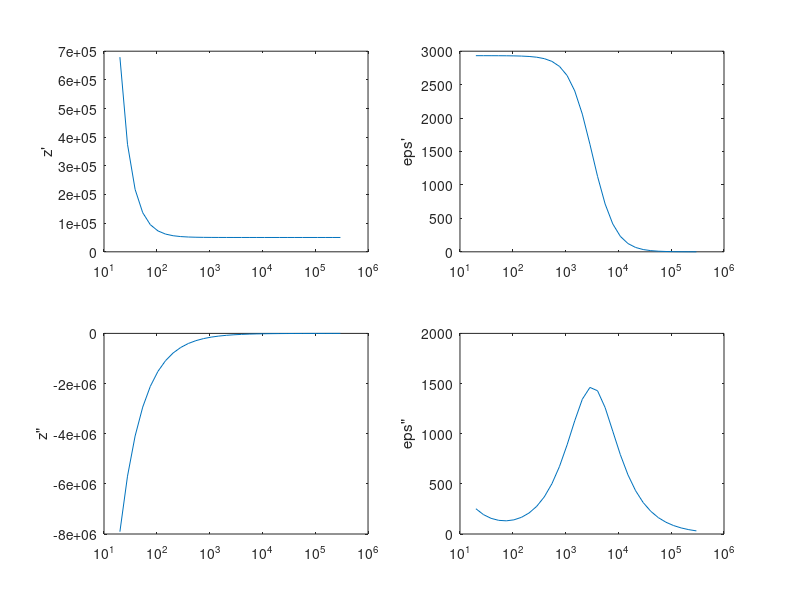

This figure's MATLAB source:
clc

freq = 10.^(linspace(log10(20), log10(300000), 30));

surf = pi*(70e-6/2)^2; %m^2
h = 100e-9; %m
eps0 = 8.85e-12; %F/m
cap0 = eps0*surf/h;

R_series = 50000; %Ohm
R_parallel = 100e6; %Ohm
C = 1e-9; %F
X = 1./(2*pi*1i*freq*C);


% z_film = R_series + X; %series
% z_film = R.*X./(R + X); %parallel


z_film = X;

z_full = R_parallel.*z_film./(R_parallel + z_film);
z_full = R_series + z_full;


z1 = real(z_full);
z2 = imag(z_full);


eps1 = -z2./(2*pi*cap0*freq.*(z1.^2+z2.^2));
eps2 =  z1./(2*pi*cap0*freq.*(z1.^2+z2.^2));




figure('position', [220 326 1116 650])

subplot(2,2,1)
plot(freq, z1)
ylabel('z''')
set(gca, 'xscale', 'log')

subplot(2,2,3)
plot(freq, z2)
ylabel('z"')
set(gca, 'xscale', 'log')


subplot(2,2,2)
plot(freq, eps1)
ylabel('eps''')
% ylim([0 3000])
set(gca, 'xscale', 'log')

subplot(2,2,4)
plot(freq, eps2)
ylabel('eps"')
% xlim("manual")
% ylim([0 1500])
set(gca, 'xscale', 'log')








